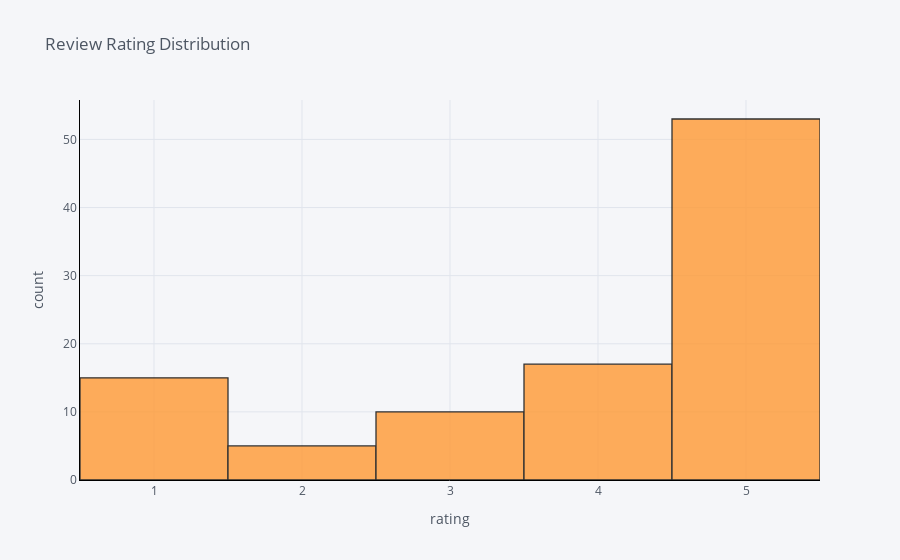

Notebook code for this chart:
### Code cell
#The distribution of review ratings

Corpus['overall'].iplot(
    kind='hist',
    xTitle='rating',
    linecolor='black',
    yTitle='count',
    title='Review Rating Distribution')

### Figure 1 — Plotly figure (JSON) as saved in the notebook; plotly's stock layout.template omitted (floating-point values rounded to 4 significant figures)
{"data": [{"histfunc": "count", "histnorm": "", "marker": {"color": "rgba(255, 153, 51, 1.0)", "line": {"color": "#000000", "width": 1.3}}, "name": "overall", "opacity": 0.8, "orientation": "v", "type": "histogram", "x": [1, 4, 1, 3, 4, 4, 5, 1, 4, 2, 5, 5, 5, 1, 1, 1, 4, 3, 1, 1, 5, 1, 2, 3, 5, 4, 5, 5, 5, 5, 1, 5, 5, 5, 1, 5, 5, 1, 4, 5, 4, 5, 5, 1, 5, 5, 2, 2, 3, 4, 4, 1, 5, 2, 4, 5, 5, 3, 5, 3, 5, 5, 5, 4, 5, 5, 5, 5, 5, 4, 4, 3, 3, 5, 5, 5, 3, 5, 5, 5, 5, 5, 5, 5, 5, 5, 5, 4, 1, 4, 5, 3, 4, 5, 5, 5, 5, 5, 5, 5]}], "layout": {"barmode": "overlay", "legend": {"bgcolor": "#F5F6F9", "font": {"color": "#4D5663"}}, "paper_bgcolor": "#F5F6F9", "plot_bgcolor": "#F5F6F9", "title": {"font": {"color": "#4D5663"}, "text": "Review Rating Distribution"}, "xaxis": {"gridcolor": "#E1E5ED", "linecolor": "black", "showgrid": true, "tickfont": {"color": "#4D5663"}, "title": {"font": {"color": "#4D5663"}, "text": "rating"}, "zerolinecolor": "#E1E5ED"}, "yaxis": {"gridcolor": "#E1E5ED", "linecolor": "black", "showgrid": true, "tickfont": {"color": "#4D5663"}, "title": {"font": {"color": "#4D5663"}, "text": "count"}, "zerolinecolor": "#E1E5ED"}}}
